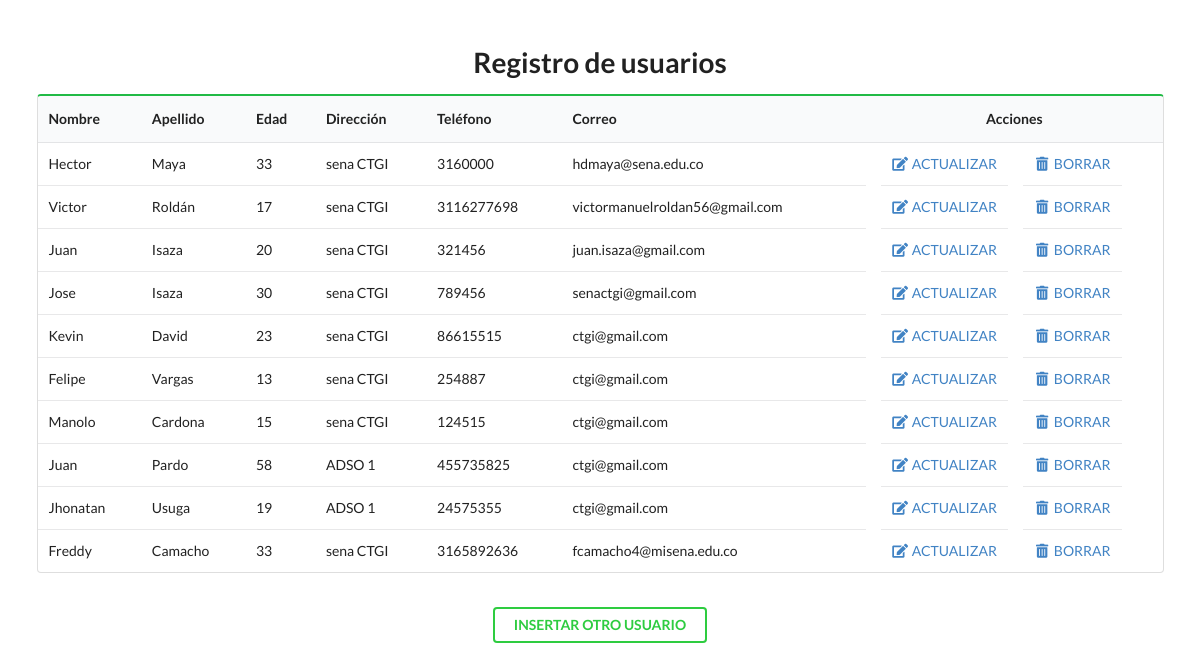
/consulta.php, run on the app's committed database.
### tables this page shows
CREATE TABLE `usuarios` (
  `idusuario` int(11) NOT NULL,
  `nombre` varchar(45) NOT NULL,
  `apellido` varchar(45) NOT NULL,
  `edad` int(3) NOT NULL,
  `direccion` varchar(75) NOT NULL,
  `telefono` varchar(15) NOT NULL,
  `correo` varchar(150) NOT NULL
);

### consulta.php (the view, shortened to what this page needs)
<!DOCTYPE html>
    <html lang="en">
    <head>
        <link rel="stylesheet" href="css/semantic.css">
        <link rel="stylesheet" href="css/estilo.css">
    </head>
    <body>
        <div class="ui container">
            <br>
            <h1 class="texto">Registro de usuarios</h1>
            <table class="ui green table">
                <thead>
                    <tr>
                        <th>Nombre</th>
                        <th>Apellido</th>
                        <th>Edad</th>
                        <th>Dirección</th>
                        <th>Teléfono</th>
                        <th>Correo</th>
                        <th class="cols" colspan="2">Acciones</th>
                    </tr>
                </thead>
                <tbody>
                    <?php
                    include "conexio.php";
                    $sql = "SELECT * FROM usuarios";
                    $query = $connect -> prepare($sql);
                    $query -> execute();
                    $resultado = $query -> fetchAll(PDO::FETCH_OBJ);
                    if($query -> rowCount() > 0){
                        foreach($resultado as $result){?>
                        <tr>
                            <td><?php echo $result->nombre;?></td>
                            <td><?php echo $result->apellido;?></td>
                            <td><?php echo $result->edad?></td>
                            <td><?php echo $result->direccion;?></td>
                            <td><?php echo $result->telefono;?></td>
                            <td><?php echo $result->correo;?></td>
                            <td class="ui left icon input ttd"><a href="actualizar.php?id=<?php echo $result->idusuario; ?>"><i class="edit icon"></i>ACTUALIZAR</a></td>
                            <td class="ui left icon input ttd"><a onclick="eliminar(<?php echo $result->idusuario; ?>)" href="#"><i class="trash alternate icon"></i>BORRAR</a></td>
                        </tr>
                    <?php
                        }
                     }
                    ?>
                </tbody>
            </table>
            <br>
            <a href="insertar.php"><input type="submit" class="ui inverted green button boton" value="INSERTAR OTRO USUARIO"></a>
            <br>
        </div>
    </body>
    </html>

### css/estilo.css (style rules this page uses)
h1 { text-align: center; }
.boton { display: flex !important; margin-left: auto !important; margin-right: auto !important; }
.cols { text-align: center !important; }
.ttd { color: rgb(19, 80, 173) !important; text-decoration: none; margin-left: 5% }

### data on the page
usuarios: nombre "Hector", apellido "Maya", edad "33", direccion "sena CTGI", telefono "3160000", correo "hdmaya@sena.edu.co"
usuarios: nombre "Victor", apellido "Roldán", edad "17", direccion "sena CTGI", telefono "3116277698", correo "victormanuelroldan56@gmail.com"
usuarios: nombre "Juan", apellido "Isaza", edad "20", direccion "sena CTGI", telefono "321456", correo "juan.isaza@gmail.com"
usuarios: nombre "Jose", apellido "Isaza", edad "30", direccion "sena CTGI", telefono "789456", correo "senactgi@gmail.com"
usuarios: nombre "Kevin", apellido "David", edad "23", direccion "sena CTGI", telefono "86615515", correo "ctgi@gmail.com"
usuarios: nombre "Felipe", apellido "Vargas", edad "13", direccion "sena CTGI", telefono "254887", correo "ctgi@gmail.com"
usuarios: nombre "Manolo", apellido "Cardona", edad "15", direccion "sena CTGI", telefono "124515", correo "ctgi@gmail.com"
usuarios: nombre "Juan", apellido "Pardo", edad "58", direccion "ADSO 1", telefono "455735825", correo "ctgi@gmail.com"
usuarios: nombre "Jhonatan", apellido "Usuga", edad "19", direccion "ADSO 1", telefono "24575355", correo "ctgi@gmail.com"
usuarios: nombre "Freddy", apellido "Camacho", edad "33", direccion "sena CTGI", telefono "3165892636", correo "fcamacho4@misena.edu.co"
